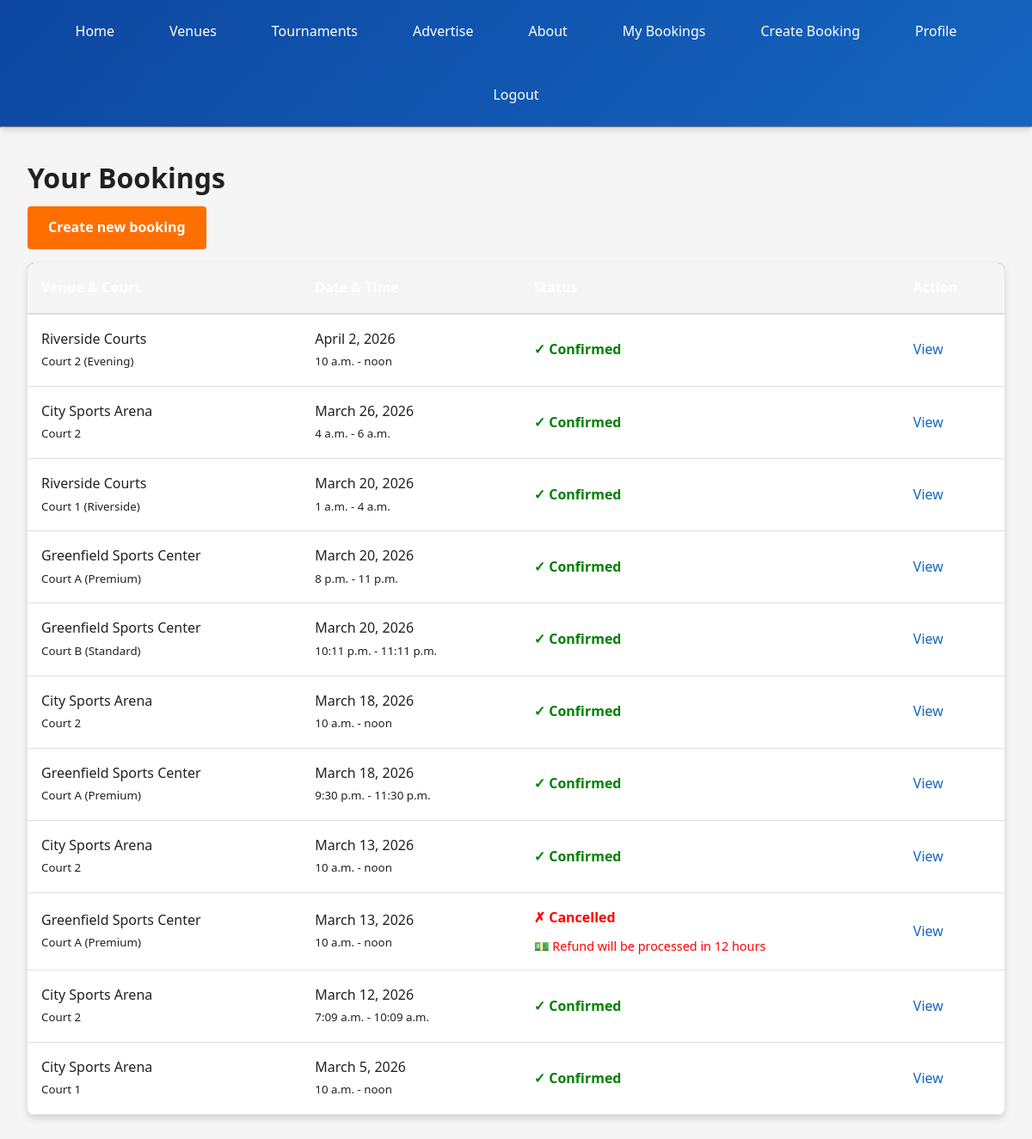
The app's page /booking/ (signed in) with its own data.
### booking/models.py (models this page shows, shortened)
class Booking(models.Model):
    STATUS_CHOICES = (
        ('confirmed', 'Confirmed'),
        ('cancelled', 'Cancelled'),
        ('pending', 'Pending'),
        ('completed', 'Completed'),
    )
    user = models.ForeignKey(settings.AUTH_USER_MODEL, related_name='bookings', on_delete=models.CASCADE)
    court = models.ForeignKey(Court, related_name='bookings', on_delete=models.CASCADE)
    date = models.DateField()
    start_time = models.TimeField()
    end_time = models.TimeField()
    number_of_players = models.PositiveIntegerField(default=8)
    total_price = models.DecimalField(max_digits=10, decimal_places=2, default=0)
    status = models.CharField(max_length=20, choices=STATUS_CHOICES, default='pending')
    notes = models.TextField(blank=True)
    created_at = models.DateTimeField(auto_now_add=True)
    updated_at = models.DateTimeField(auto_now=True)
    class Meta:
        ordering = ['-date', 'start_time']
        unique_together = ('court', 'date', 'start_time', 'status')

class Court(models.Model):
    venue = models.ForeignKey(Venue, related_name='courts', on_delete=models.CASCADE)
    name = models.CharField(max_length=50)
    capacity = models.PositiveIntegerField(default=8)
    price_per_hour = models.DecimalField(max_digits=10, decimal_places=2, default=500)
    description = models.TextField(blank=True)
    is_active = models.BooleanField(default=True)
    class Meta:
        ordering = ['name']

class Venue(models.Model):
    name = models.CharField(max_length=100)
    address = models.TextField(blank=True)
    city = models.CharField(max_length=100, blank=True)
    phone = models.CharField(max_length=15, blank=True)
    email = models.EmailField(blank=True)
    description = models.TextField(blank=True)
    rating = models.FloatField(default=4.5, validators=[MinValueValidator(0), MaxValueValidator(5)])
    created_at = models.DateTimeField(default=timezone.now)
    class Meta:
        ordering = ['name']

### booking/views.py (the view)
# urls.py: path('', booking_list, name='booking_list'),
@login_required
def booking_list(request):
    bookings = Booking.objects.filter(user=request.user).order_by('-date', 'start_time')
    return render(request, 'booking/booking_list.html', {'bookings': bookings})

### booking/context_processors.py (called while the page is built)
def active_ads(request):
    today = timezone.now().date()
    active_ads_qs = Advertisement.objects.filter(is_active=True, start_date__lte=today, end_date__gte=today)
    ads_by_position = {choice[0]: [] for choice in Advertisement.POSITION_CHOICES}
    for ad in active_ads_qs:
        ads_by_position.setdefault(ad.position, []).append(ad)
    return {
        'active_ads': ads_by_position,
    }

### myproject/context_processors.py (called while the page is built)
def admin_email(request):
    return {'ADMIN_EMAIL': settings.ADMIN_EMAIL}

### templates/booking/booking_list.html
{% extends 'base.html' %}
{% block content %}
<div class="container">
    <h2>Your Bookings</h2>
    <p><a href="{% url 'booking_create' %}" class="btn btn-primary">Create new booking</a></p>
    {% if bookings %}
        <table style="width:100%; border-collapse:collapse; margin-top:1rem;">
            <thead>
                <tr style="background:#f5f5f5; border-bottom:2px solid #ddd;">
                    <th style="padding:1rem; text-align:left;">Venue & Court</th>
                    <th style="padding:1rem; text-align:left;">Date & Time</th>
                    <th style="padding:1rem; text-align:left;">Status</th>
                    <th style="padding:1rem; text-align:left;">Action</th>
                </tr>
            </thead>
            <tbody>
                {% for b in bookings %}
                    <tr style="border-bottom:1px solid #eee;">
                        <td style="padding:1rem;">{{ b.court.venue.name }}<br><small>{{ b.court.name }}</small></td>
                        <td style="padding:1rem;">{{ b.date }}<br><small>{{ b.start_time }} - {{ b.end_time }}</small></td>
                        <td style="padding:1rem;">
                            <strong>
                                {% if b.status == 'confirmed' %}
                                    <span style="color:green;">✓ Confirmed</span>
                                {% elif b.status == 'pending' %}
                                    <span style="color:orange;">⏳ Awaiting Approval</span>
                                {% elif b.status == 'cancelled' %}
                                    <span style="color:red;">✗ Cancelled</span>
                                {% elif b.status == 'completed' %}
                                    <span style="color:blue;">✓ Completed</span>
                                {% else %}
                                    {{ b.get_status_display }}
                                {% endif %}
                            </strong>
                            {% if b.status == 'cancelled' %}
                                <div style="color:red; font-size:0.9rem; margin-top:0.5rem;">
                                    💵 Refund will be processed in 12 hours
                                </div>
                            {% endif %}
                        </td>
                        <td style="padding:1rem;">
                            <a href="{% url 'booking_detail' b.pk %}" style="color:#1565c0;">View</a>
                        </td>
                    </tr>
                {% endfor %}
            </tbody>
        </table>
    {% else %}
        <p>No bookings yet. <a href="{% url 'booking_create' %}">Create one now</a>!</p>
    {% endif %}
</div>
{% endblock %}

### static/css/style.css (style rules this page uses)
:root { --primary-color: #1565c0; --primary-dark: #0d47a1; --primary-light: #42a5f5; --accent-color: #ff6f00; --success-color: #2e7d32; --danger-color: #c62828; --warning-color: #f57c00; --neutral-bg: #f5f5f5; --neutral-border: #e0e0e0; --text-primary: #212121; --text-secondary: #757575; --shadow-sm: 0 2px 4px rgba(0,0,0,0.1); --shadow-md: 0 4px 8px rgba(0,0,0,0.15); --shadow-lg: 0 8px 16px rgba(0,0,0,0.2); }
* { margin: 0; padding: 0; box-sizing: border-box; }
html { scroll-behavior: smooth; }
body { font-family: 'Segoe UI', Tahoma, Geneva, Verdana, sans-serif; background-color: var(--neutral-bg); color: var(--text-primary); line-height: 1.6; }
h1, h2, h3, h4, h5, h6 { font-weight: 600; margin-bottom: 0.5rem; color: var(--text-primary); }
h2 { font-size: 2rem; }
p { color: var(--text-secondary); margin-bottom: 1rem; }
a { color: var(--primary-color); text-decoration: none; transition: color 0.3s ease; }
.btn { display: inline-block; padding: 0.75rem 1.5rem; font-weight: 600; text-decoration: none; border-radius: 4px; transition: all 0.3s ease; border: none; cursor: pointer; font-size: 1rem; }
.btn-primary, .btn { background-color: var(--accent-color); color: white; }
.container { max-width: 1200px; margin: 2rem auto; padding: 0 2rem; width: 100%; }
table { width: 100%; border-collapse: collapse; background: white; border-radius: 8px; overflow: hidden; box-shadow: var(--shadow-md); }
thead { background: linear-gradient(135deg, var(--primary-dark), var(--primary-color)); color: white; }
th { padding: 1rem; text-align: left; font-weight: 600; }
td { padding: 1rem; border-bottom: 1px solid var(--neutral-border); }

### records on screen
Booking: court.venue.name "Riverside Courts", court.name "Court 2 (Evening)", date "April 2, 2026", start_time "10 a.m.", end_time "noon", status "✓ Confirmed"
Booking: court.venue.name "City Sports Arena", court.name "Court 2", date "March 26, 2026", start_time "4 a.m.", end_time "6 a.m.", status "✓ Confirmed"
Booking: court.venue.name "Riverside Courts", court.name "Court 1 (Riverside)", date "March 20, 2026", start_time "1 a.m.", end_time "4 a.m.", status "✓ Confirmed"
Booking: court.venue.name "Greenfield Sports Center", court.name "Court A (Premium)", date "March 20, 2026", start_time "8 p.m.", end_time "11 p.m.", status "✓ Confirmed"
Booking: court.venue.name "Greenfield Sports Center", court.name "Court B (Standard)", date "March 20, 2026", start_time "10:11 p.m.", end_time "11:11 p.m.", status "✓ Confirmed"
Booking: court.venue.name "City Sports Arena", court.name "Court 2", date "March 18, 2026", start_time "10 a.m.", end_time "noon", status "✓ Confirmed"
Booking: court.venue.name "Greenfield Sports Center", court.name "Court A (Premium)", date "March 18, 2026", start_time "9:30 p.m.", end_time "11:30 p.m.", status "✓ Confirmed"
Booking: court.venue.name "City Sports Arena", court.name "Court 2", date "March 13, 2026", start_time "10 a.m.", end_time "noon", status "✓ Confirmed"
Booking: court.venue.name "Greenfield Sports Center", court.name "Court A (Premium)", date "March 13, 2026", start_time "10 a.m.", end_time "noon", status "✗ Cancelled"
Booking: court.venue.name "City Sports Arena", court.name "Court 2", date "March 12, 2026", start_time "7:09 a.m.", end_time "10:09 a.m.", status "✓ Confirmed"
Booking: court.venue.name "City Sports Arena", court.name "Court 1", date "March 5, 2026", start_time "10 a.m.", end_time "noon", status "✓ Confirmed"
